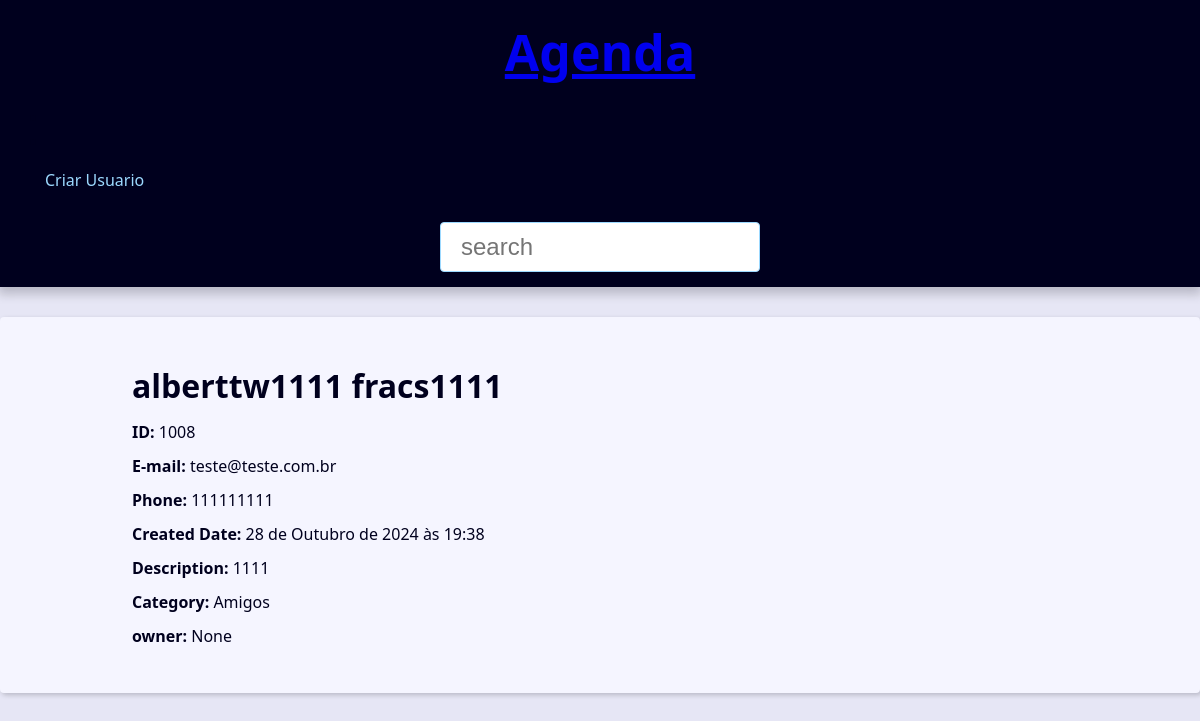
Screenshot of /contact/1008/detail/ with the database file from the repository.
### contact/models.py (models this page shows, shortened)
class Contact(models.Model):#herdar de models
    first_name=models.CharField(max_length=50)
    last_name=models.CharField(max_length=50)
    phone=models.CharField(max_length=50)
    email=models.EmailField(max_length=254)
    created_date=models.DateTimeField(default=timezone.now)
    description=models.TextField(max_length=1800,blank=True)
    show=models.BooleanField(default=True)# bom para validação de cadastros
    picture=models.ImageField(blank=True,upload_to='pictures/%Y/%m/')
    category=models.ForeignKey(category,
                               on_delete=models.SET_NULL,
                               blank=True,null=True)
    owner=models.ForeignKey(User,
                               on_delete=models.SET_NULL,
                               blank=True,
                               null=True)

class category(models.Model):
    class Meta:
        verbose_name='categoria'
    name=models.CharField(max_length=50)

### contact/views/contact_views.py (the view)
# urls.py: path('', include('contact.urls')),
def contact(request,contact_id):
    single_contact=locate(contact_id)
    contact_name=f'{single_contact.first_name} {single_contact.last_name}-'
    context={
        'contact':single_contact,
        'site_title':contact_name
    }
    return render(
        request,
        'contact/contact.html',context
    )

### contact/views/contact_views.py (called while the page is built)
def locate(contact_id):
    return get_object_or_404(Contact, pk=contact_id,show=True)

### contact/templates/contact/contact.html (shortened to what this page needs)
{% extends 'global/base.html' %}
{% block content %}
  <div class="single-contact">
    <h1 class="single-contact-name">
      {{ contact.first_name }} {{ contact.last_name }}
    </h1>
    <p><b>ID:</b> {{ contact.id }}</p>
    <p><b>E-mail:</b> {{ contact.email }}</p>
    <p><b>Phone:</b> {{ contact.phone }}</p>
    <p><b>Created Date:</b> {{ contact.created_date }}</p>
    <p><b>Description:</b> {{ contact.description }}</p>
    <p><b>Category:</b> {{ contact.category.name }}</p>
    <p><b>owner:</b> {{ contact.owner }}</p>
  </div>
{% endblock content %}

### base_static/global/css/style.css (style rules this page uses)
:root { --spacing: 1.5rem; --link-dark-color: rgb(0, 83, 134); --link-light-color: rgb(156, 217, 255); --clr-white: rgb(245, 245, 255); --clr-black: rgb(0, 0, 30); --clr-light-gray: rgb(230, 230, 245); --clr-dark-shadow-5: rgba(0, 0, 10, 5%); --clr-dark-shadow-10: rgba(0, 0, 10, 10%); --clr-dark-shadow-20: rgba(0, 0, 10, 20%); --clr-light-shadow-5: rgba(200, 200, 255, 5%); --clr-light-shadow-10: rgba(200, 200, 255, 10%); --clr-light-shadow-20: rgba(200, 200, 255, 20%); --main-page-width: 120rem; --table-min-width: 60rem; --biggest-font-size: 5rem; --bigger-font-size: 4rem; --big-font-size: 3.2rem; --medium-font-size: 2.4rem; --small-font-size: 1.6rem; --smaller-font-size: 1.4rem; --smallest-font-size: 1.2rem; --transition-fast: 300ms; --transition-medium: 600ms; --transition-slow: 1s; --default-border-radius: 4px; }
*, *::before, *::after { margin: 0; padding: 0; box-sizing: border-box; }
html { font-size: 62.5%; }
body { font-family: system-ui, -apple-system, BlinkMacSystemFont, 'Segoe UI', Roboto, Oxygen, Ubuntu, Cantarell, 'Open Sans', 'Helvetica Neue', sans-serif; line-height: 1.5; font-size: var(--small-font-size); color: var(--clr-black); -webkit-font-smoothing: antialiased; background: var(--clr-light-gray); }
@media (min-width: 600px) { .single-contact { max-width: 80%; margin: calc(var(--spacing) * 2) auto; } }
.single-contact h1 { margin: 1rem 0; }
.single-contact p { margin: 1rem 0; }

### rows the page displays
Contact: first_name "alberttw1111", last_name "fracs1111", id "1008", email "teste@teste.com.br", phone "111111111", created_date "28 de Outubro de 2024 às 19:38", description "1111", category.name "Amigos", owner "None"
